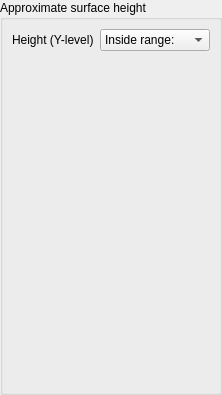
         <widget class="QWidget" name="pageHeight">
          <layout class="QGridLayout" name="gridLayout_25">
           <property name="leftMargin">
            <number>0</number>
           </property>
           <property name="topMargin">
            <number>0</number>
           </property>
           <property name="rightMargin">
            <number>0</number>
           </property>
           <property name="bottomMargin">
            <number>0</number>
           </property>
           <item row="0" column="0">
            <widget class="QGroupBox" name="groupBox_11">
             <property name="title">
              <string>Approximate surface height</string>
             </property>
             <layout class="QGridLayout" name="gridLayout_26">
              <item row="0" column="0">
               <widget class="QLabel" name="label_11">
                <property name="text">
                 <string>Height (Y-level)</string>
                </property>
               </widget>
              </item>
              <item row="0" column="1">
               <widget class="StyledComboBox" name="comboHeightRange">
                <item>
                 <property name="text">
                  <string>Inside range:</string>
                 </property>
                </item>
                <item>
                 <property name="text">
                  <string>Outside range:</string>
                 </property>
                </item>
               </widget>
              </item>
              <item row="1" column="1">
               <spacer name="verticalSpacer_6">
                <property name="orientation">
                 <enum>Qt::Vertical</enum>
                </property>
                <property name="sizeHint" stdset="0">
                 <size>
                  <width>20</width>
                  <height>332</height>
                 </size>
                </property>
               </spacer>
              </item>
              <item row="0" column="2">
               <layout class="QGridLayout" name="gridHeightRange">
                <property name="spacing">
                 <number>0</number>
                </property>
               </layout>
              </item>
             </layout>
            </widget>
           </item>
          </layout>
         </widget>
